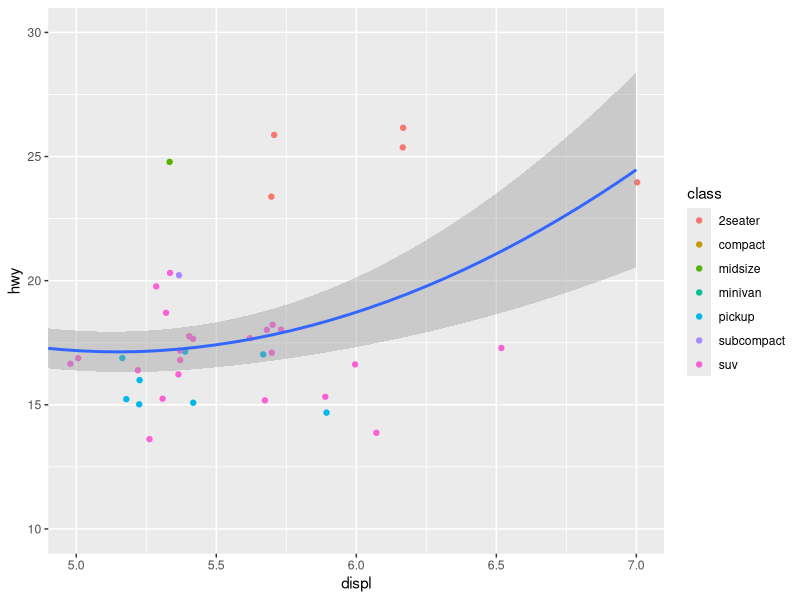
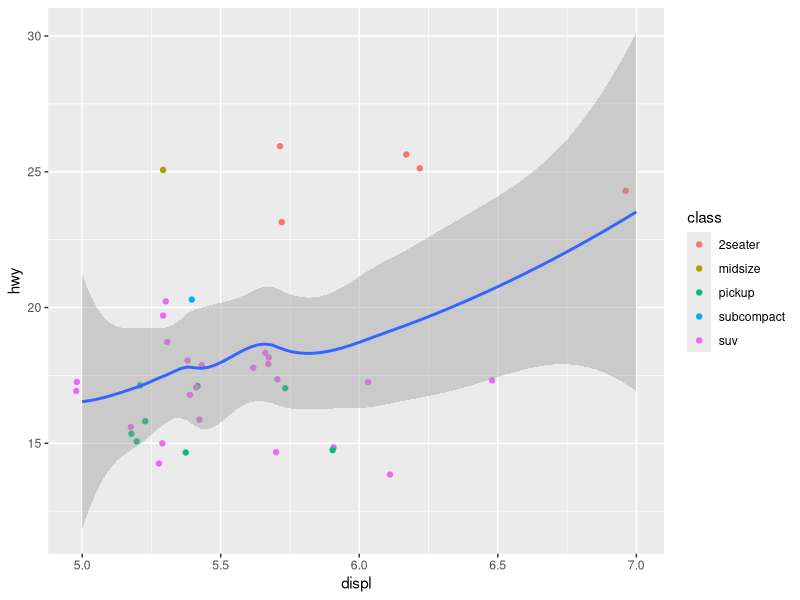
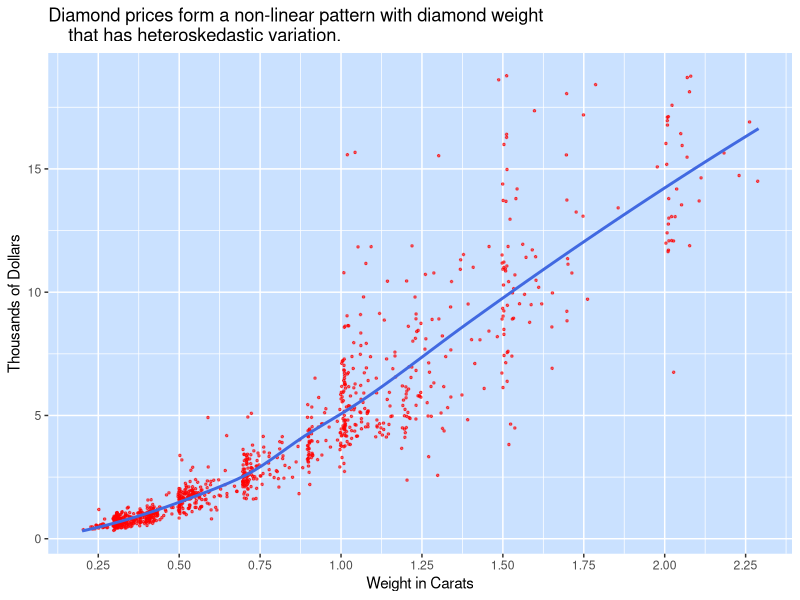

These figures' R source, in order:
## ---- chunk 1
knitr::opts_chunk$set(echo = TRUE,
                      warning = FALSE,
                      message = FALSE)
library(tidyverse)
## ---- chunk 2
mpg %>% 
  ggplot(aes(x = displ, y = hwy)) +
  geom_point(aes(color = class), position = "jitter") +
  geom_smooth() +
  coord_cartesian(xlim = c(5, 7), ylim = c(10, 30))
## ---- chunk 3
mpg %>%
  filter(displ >= 5, displ <= 7, hwy >= 10, hwy <= 30) %>%
  ggplot(aes(displ, hwy)) +
  geom_point(aes(color = class), position = "jitter") +
  geom_smooth()
## ---- chunk 4
diamonds %>% 
  slice_sample(n = 1000) %>% 
  filter(carat <= 2.5) %>% 
  ggplot(aes(carat, price / 1000)) +
  geom_point(size = 1,
             shape = 20,
             position = "jitter",
             color = "red",
             alpha = 0.6) +
  geom_smooth(colour = "royalblue", se = FALSE) +
  labs(
    title = "Diamond prices form a non-linear pattern with diamond weight
    that has heteroskedastic variation.",
    y = "Thousands of Dollars",
    x = "Weight in Carats"
  ) +
  scale_x_continuous(breaks = seq(0, 2.5, 0.25)) +
  theme(panel.background = element_rect(fill = "lightsteelblue1"))
## ---- chunk 5

